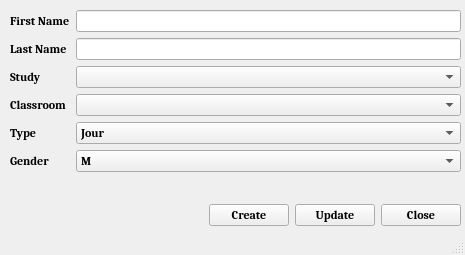
<?xml version="1.0" encoding="UTF-8"?>
<ui version="4.0">
 <class>MainWindow</class>
 <widget class="QMainWindow" name="MainWindow">
  <property name="geometry">
   <rect>
    <x>0</x>
    <y>0</y>
    <width>465</width>
    <height>255</height>
   </rect>
  </property>
  <property name="font">
   <font>
    <family>Cambria</family>
    <pointsize>9</pointsize>
    <weight>75</weight>
    <bold>true</bold>
   </font>
  </property>
  <property name="windowTitle">
   <string>MainWindow</string>
  </property>
  <property name="autoFillBackground">
   <bool>true</bool>
  </property>
  <widget class="QWidget" name="centralwidget">
   <widget class="QWidget" name="formLayoutWidget">
    <property name="geometry">
     <rect>
      <x>10</x>
      <y>10</y>
      <width>451</width>
      <height>187</height>
     </rect>
    </property>
    <layout class="QFormLayout" name="formLayout_2">
     <item row="0" column="0">
      <widget class="QLabel" name="label">
       <property name="text">
        <string>First Name</string>
       </property>
      </widget>
     </item>
     <item row="0" column="1">
      <widget class="QLineEdit" name="lineEditFirstName"/>
     </item>
     <item row="1" column="0">
      <widget class="QLabel" name="label_2">
       <property name="text">
        <string>Last Name</string>
       </property>
      </widget>
     </item>
     <item row="1" column="1">
      <widget class="QLineEdit" name="lineEditLastName"/>
     </item>
     <item row="3" column="0">
      <widget class="QLabel" name="label_3">
       <property name="text">
        <string>Classroom</string>
       </property>
      </widget>
     </item>
     <item row="3" column="1">
      <widget class="QComboBox" name="comboBoxClassroom"/>
     </item>
     <item row="5" column="0">
      <widget class="QLabel" name="label_4">
       <property name="text">
        <string>Gender</string>
       </property>
      </widget>
     </item>
     <item row="5" column="1">
      <widget class="QComboBox" name="comboBoxGender">
       <item>
        <property name="text">
         <string>M</string>
        </property>
       </item>
       <item>
        <property name="text">
         <string>F</string>
        </property>
       </item>
      </widget>
     </item>
     <item row="2" column="0">
      <widget class="QLabel" name="label_5">
       <property name="text">
        <string>Study</string>
       </property>
      </widget>
     </item>
     <item row="2" column="1">
      <widget class="QComboBox" name="comboBoxStudy"/>
     </item>
     <item row="4" column="0">
      <widget class="QLabel" name="label_6">
       <property name="text">
        <string>Type</string>
       </property>
      </widget>
     </item>
     <item row="4" column="1">
      <widget class="QComboBox" name="comboBoxType">
       <item>
        <property name="text">
         <string>Jour</string>
        </property>
       </item>
       <item>
        <property name="text">
         <string>Soir</string>
        </property>
       </item>
      </widget>
     </item>
    </layout>
   </widget>
   <widget class="QWidget" name="gridLayoutWidget">
    <property name="geometry">
     <rect>
      <x>10</x>
      <y>200</y>
      <width>451</width>
      <height>31</height>
     </rect>
    </property>
    <layout class="QGridLayout" name="gridLayout_2">
     <item row="0" column="3">
      <widget class="QPushButton" name="pushButtonUpdate">
       <property name="text">
        <string>Update</string>
       </property>
      </widget>
     </item>
     <item row="0" column="6">
      <widget class="QPushButton" name="pushButtonClose">
       <property name="text">
        <string>Close</string>
       </property>
      </widget>
     </item>
     <item row="0" column="0">
      <spacer name="horizontalSpacer">
       <property name="orientation">
        <enum>Qt::Horizontal</enum>
       </property>
       <property name="sizeHint" stdset="0">
        <size>
         <width>40</width>
         <height>20</height>
        </size>
       </property>
      </spacer>
     </item>
     <item row="0" column="2">
      <widget class="QPushButton" name="pushButtonCreate">
       <property name="text">
        <string>Create</string>
       </property>
      </widget>
     </item>
    </layout>
   </widget>
  </widget>
  <widget class="QMenuBar" name="menubar">
   <property name="geometry">
    <rect>
     <x>0</x>
     <y>0</y>
     <width>465</width>
     <height>22</height>
    </rect>
   </property>
  </widget>
  <widget class="QStatusBar" name="statusbar"/>
 </widget>
 <resources/>
 <connections/>
</ui>
